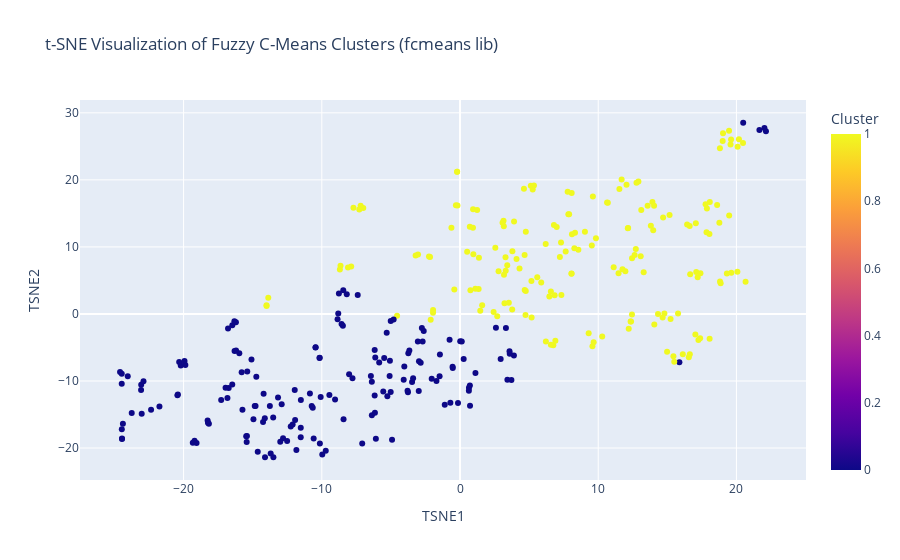

Notebook code for this chart:
### Code cell
# Define custom colors for each cluster
cluster_colors = {
    "0": "blue",  # Color for Cluster 0
    "1": "red",   # Color for Cluster 1
    "2": "green", # Color for Cluster 2 (if you have more clusters)
    # Add more colors as needed
}

# Create interactive Plotly visualization
fig = px.scatter(
    vis_df,
    x='TSNE1',
    y='TSNE2',
    color='Cluster',
    hover_data={
        'Country_Code': True,
        'Raised': ':.2f',  # Format to 2 decimal places
        'TSNE1': False,
        'TSNE2': False,
        'Cluster': False
    },
    title='t-SNE Visualization of Fuzzy C-Means Clusters (fcmeans lib)'
)

# Update hover template
fig.update_traces(
    hovertemplate="<br>".join([
        "Country Code: %{customdata[0]}",
        "Raised: %{customdata[1]}",
    ]),
    customdata=vis_df[['Country_Code', 'Raised']].values
)

# Add cluster centers (optional)
# Note: TSNE doesn't support transforming cluster centers, so this is omitted

# Save and show interactive plot
fig.write_html("clusters_visualization.html")
print("Interactive visualization saved to 'clusters_visualization.html'")
fig.show()

### Figure 1 — Plotly figure (JSON) as saved in the notebook; plotly's stock layout.template omitted (floating-point values rounded to 4 significant figures; data arrays with more than 128 entries replaced by an {"elided": "..."} marker saying what was removed)
{"data": [{"customdata": {"elided": "339x2 mixed values"}, "hovertemplate": "Country Code: %{customdata[0]}<br>Raised: %{customdata[1]}", "legendgroup": "", "marker": {"color": {"elided": "339 int values"}, "coloraxis": "coloraxis", "symbol": "circle"}, "mode": "markers", "name": "", "orientation": "v", "showlegend": false, "type": "scatter", "x": {"elided": "339 float values"}, "xaxis": "x", "y": {"elided": "339 float values"}, "yaxis": "y"}], "layout": {"autosize": true, "coloraxis": {"colorbar": {"title": {"text": "Cluster"}}, "colorscale": [[0, "#0d0887"], [0.1111, "#46039f"], [0.2222, "#7201a8"], [0.3333, "#9c179e"], [0.4444, "#bd3786"], [0.5556, "#d8576b"], [0.6667, "#ed7953"], [0.7778, "#fb9f3a"], [0.8889, "#fdca26"], [1, "#f0f921"]]}, "legend": {"tracegroupgap": 0}, "title": {"text": "t-SNE Visualization of Fuzzy C-Means Clusters (fcmeans lib)"}, "xaxis": {"anchor": "y", "autorange": true, "domain": [0, 1], "range": [-27.53, 25.07], "title": {"text": "TSNE1"}, "type": "linear"}, "yaxis": {"anchor": "x", "autorange": true, "domain": [0, 1], "range": [-25.5, 32.64], "title": {"text": "TSNE2"}, "type": "linear"}}}
